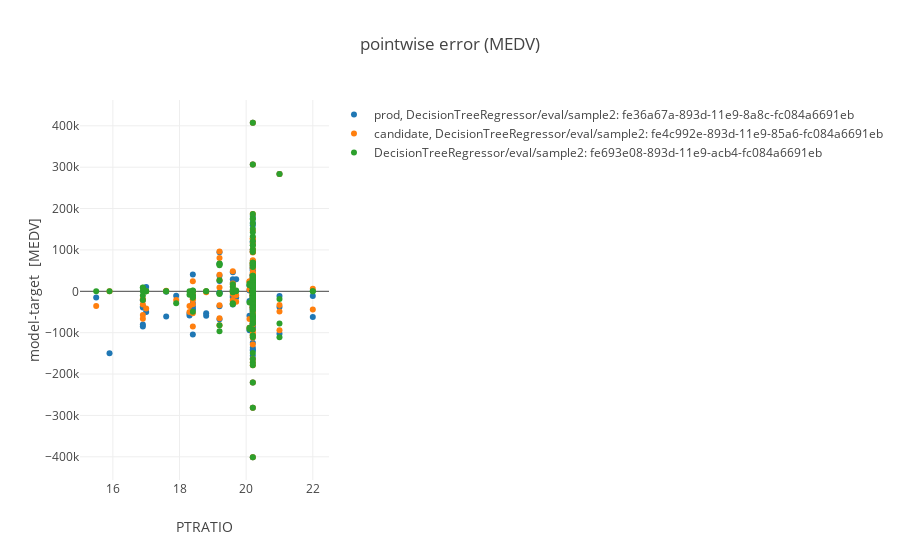

The notebook cell saved with this chart:
### Markdown cell above
#### Plot error vs input variable

### Code cell
plot.scatter_model_error(ml_repo, ml_repo.tree.models.DecisionTreeRegressor.model(), ml_repo.tree.test_data.sample2(), 'PTRATIO')

### Figure 1 — Plotly figure (JSON) as saved in the notebook; plotly's stock layout.template omitted (floating-point values rounded to 4 significant figures; data arrays with more than 128 entries replaced by an {"elided": "..."} marker saying what was removed)
{"data": [{"mode": "markers", "name": "prod, DecisionTreeRegressor/eval/sample2: fe36a67a-893d-11e9-8a8c-fc084a6691eb", "text": "sample2:last<br>DecisionTreeRegressor/model:fe312a29-893d-11e9-80c3-fc084a6691eb<br>", "type": "scatter", "uid": "5e020ca4-435c-4fb8-892d-f86a6a526a06", "x": {"elided": "187 float values"}, "y": {"elided": "187 float values"}}, {"mode": "markers", "name": "candidate, DecisionTreeRegressor/eval/sample2: fe4c992e-893d-11e9-85a6-fc084a6691eb", "text": "sample2:last<br>DecisionTreeRegressor/model:fe4853a6-893d-11e9-9007-fc084a6691eb<br>", "type": "scatter", "uid": "762a44e7-5d41-4c47-99e2-56910ebc7dca", "x": {"elided": "187 float values"}, "y": {"elided": "187 float values"}}, {"mode": "markers", "name": "DecisionTreeRegressor/eval/sample2: fe693e08-893d-11e9-acb4-fc084a6691eb", "text": "sample2:last<br>DecisionTreeRegressor/model:fe6631d2-893d-11e9-a508-fc084a6691eb<br>", "type": "scatter", "uid": "f51a8e44-0bf8-4d33-9ea2-665492e6419d", "x": {"elided": "187 float values"}, "y": {"elided": "187 float values"}}], "layout": {"title": {"text": "pointwise error (MEDV)"}, "xaxis": {"title": {"text": "PTRATIO"}}, "yaxis": {"title": {"text": "model-target  [MEDV]"}}}}
